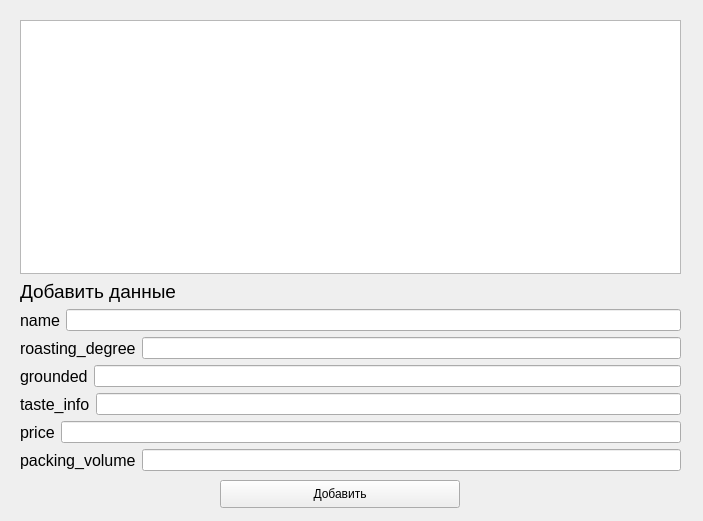
<?xml version="1.0" encoding="UTF-8"?>
<ui version="4.0">
 <class>MainWindow</class>
 <widget class="QMainWindow" name="MainWindow">
  <property name="geometry">
   <rect>
    <x>0</x>
    <y>0</y>
    <width>703</width>
    <height>521</height>
   </rect>
  </property>
  <property name="windowTitle">
   <string>MainWindow</string>
  </property>
  <widget class="QWidget" name="centralwidget">
   <widget class="QWidget" name="verticalLayoutWidget">
    <property name="geometry">
     <rect>
      <x>20</x>
      <y>20</y>
      <width>661</width>
      <height>451</height>
     </rect>
    </property>
    <layout class="QVBoxLayout" name="verticalLayout">
     <item>
      <widget class="QTableView" name="tableView"/>
     </item>
     <item>
      <widget class="QLabel" name="label">
       <property name="font">
        <font>
         <pointsize>14</pointsize>
        </font>
       </property>
       <property name="text">
        <string>Добавить данные</string>
       </property>
      </widget>
     </item>
     <item>
      <layout class="QHBoxLayout" name="horizontalLayout_5">
       <item>
        <widget class="QLabel" name="label_6">
         <property name="font">
          <font>
           <pointsize>12</pointsize>
          </font>
         </property>
         <property name="text">
          <string>name</string>
         </property>
        </widget>
       </item>
       <item>
        <widget class="QLineEdit" name="lineEdit_5"/>
       </item>
      </layout>
     </item>
     <item>
      <layout class="QHBoxLayout" name="horizontalLayout_2">
       <item>
        <widget class="QLabel" name="label_3">
         <property name="font">
          <font>
           <pointsize>12</pointsize>
          </font>
         </property>
         <property name="text">
          <string>roasting_degree</string>
         </property>
        </widget>
       </item>
       <item>
        <widget class="QLineEdit" name="lineEdit_2"/>
       </item>
      </layout>
     </item>
     <item>
      <layout class="QHBoxLayout" name="horizontalLayout_3">
       <item>
        <widget class="QLabel" name="label_4">
         <property name="font">
          <font>
           <pointsize>12</pointsize>
          </font>
         </property>
         <property name="text">
          <string>grounded</string>
         </property>
        </widget>
       </item>
       <item>
        <widget class="QLineEdit" name="lineEdit_3"/>
       </item>
      </layout>
     </item>
     <item>
      <layout class="QHBoxLayout" name="horizontalLayout_4">
       <item>
        <widget class="QLabel" name="label_5">
         <property name="font">
          <font>
           <pointsize>12</pointsize>
          </font>
         </property>
         <property name="text">
          <string>taste_info</string>
         </property>
        </widget>
       </item>
       <item>
        <widget class="QLineEdit" name="lineEdit_4"/>
       </item>
      </layout>
     </item>
     <item>
      <layout class="QHBoxLayout" name="horizontalLayout_6">
       <item>
        <widget class="QLabel" name="label_7">
         <property name="font">
          <font>
           <pointsize>12</pointsize>
          </font>
         </property>
         <property name="text">
          <string>price</string>
         </property>
        </widget>
       </item>
       <item>
        <widget class="QLineEdit" name="lineEdit_6"/>
       </item>
      </layout>
     </item>
     <item>
      <layout class="QHBoxLayout" name="horizontalLayout">
       <item>
        <widget class="QLabel" name="label_2">
         <property name="font">
          <font>
           <pointsize>12</pointsize>
          </font>
         </property>
         <property name="text">
          <string>packing_volume</string>
         </property>
        </widget>
       </item>
       <item>
        <widget class="QLineEdit" name="lineEdit"/>
       </item>
      </layout>
     </item>
    </layout>
   </widget>
   <widget class="QPushButton" name="pushButton">
    <property name="geometry">
     <rect>
      <x>220</x>
      <y>480</y>
      <width>240</width>
      <height>28</height>
     </rect>
    </property>
    <property name="text">
     <string>Добавить</string>
    </property>
   </widget>
  </widget>
 </widget>
 <resources/>
 <connections/>
</ui>
